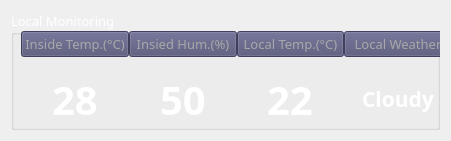
   <widget class="QWidget" name="verticalLayoutWidget">
    <property name="geometry">
     <rect>
      <x>20</x>
      <y>20</y>
      <width>451</width>
      <height>141</height>
     </rect>
    </property>
    <layout class="QVBoxLayout" name="verticalLayout">
     <item>
      <widget class="QGroupBox" name="local_monitoring">
       <property name="enabled">
        <bool>true</bool>
       </property>
       <property name="palette">
        <palette>
         <active>
          <colorrole role="WindowText">
           <brush brushstyle="SolidPattern">
            <color alpha="255">
             <red>255</red>
             <green>255</green>
             <blue>255</blue>
            </color>
           </brush>
          </colorrole>
          <colorrole role="Button">
           <brush brushstyle="SolidPattern">
            <color alpha="255">
             <red>85</red>
             <green>85</green>
             <blue>127</blue>
            </color>
           </brush>
          </colorrole>
          <colorrole role="Light">
           <brush brushstyle="SolidPattern">
            <color alpha="255">
             <red>127</red>
             <green>127</green>
             <blue>190</blue>
            </color>
           </brush>
          </colorrole>
          <colorrole role="Midlight">
           <brush brushstyle="SolidPattern">
            <color alpha="255">
             <red>106</red>
             <green>106</green>
             <blue>158</blue>
            </color>
           </brush>
          </colorrole>
          <colorrole role="Dark">
           <brush brushstyle="SolidPattern">
            <color alpha="255">
             <red>42</red>
             <green>42</green>
             <blue>63</blue>
            </color>
           </brush>
          </colorrole>
          <colorrole role="Mid">
           <brush brushstyle="SolidPattern">
            <color alpha="255">
             <red>57</red>
             <green>57</green>
             <blue>85</blue>
            </color>
           </brush>
          </colorrole>
          <colorrole role="Text">
           <brush brushstyle="SolidPattern">
            <color alpha="255">
             <red>255</red>
             <green>255</green>
             <blue>255</blue>
            </color>
           </brush>
          </colorrole>
          <colorrole role="BrightText">
           <brush brushstyle="SolidPattern">
            <color alpha="255">
             <red>255</red>
             <green>255</green>
             <blue>255</blue>
            </color>
           </brush>
          </colorrole>
          <colorrole role="ButtonText">
           <brush brushstyle="SolidPattern">
            <color alpha="255">
             <red>255</red>
             <green>255</green>
             <blue>255</blue>
            </color>
           </brush>
          </colorrole>
          <colorrole role="Base">
           <brush brushstyle="SolidPattern">
            <color alpha="255">
             <red>0</red>
             <green>0</green>
             <blue>0</blue>
            </color>
           </brush>
          </colorrole>
          <colorrole role="Window">
           <brush brushstyle="SolidPattern">
            <color alpha="255">
             <red>85</red>
             <green>85</green>
             <blue>127</blue>
            </color>
           </brush>
          </colorrole>
          <colorrole role="Shadow">
           <brush brushstyle="SolidPattern">
            <color alpha="255">
             <red>0</red>
             <green>0</green>
             <blue>0</blue>
            </color>
           </brush>
          </colorrole>
          <colorrole role="AlternateBase">
           <brush brushstyle="SolidPattern">
            <color alpha="255">
             <red>42</red>
             <green>42</green>
             <blue>63</blue>
            </color>
           </brush>
          </colorrole>
          <colorrole role="ToolTipBase">
           <brush brushstyle="SolidPattern">
            <color alpha="255">
             <red>255</red>
             <green>255</green>
             <blue>220</blue>
            </color>
           </brush>
          </colorrole>
          <colorrole role="ToolTipText">
           <brush brushstyle="SolidPattern">
            <color alpha="255">
             <red>0</red>
             <green>0</green>
             <blue>0</blue>
            </color>
           </brush>
          </colorrole>
          <colorrole role="PlaceholderText">
           <brush brushstyle="SolidPattern">
            <color alpha="128">
             <red>255</red>
             <green>255</green>
             <blue>255</blue>
            </color>
           </brush>
          </colorrole>
         </active>
         <inactive>
          <colorrole role="WindowText">
           <brush brushstyle="SolidPattern">
            <color alpha="255">
             <red>255</red>
             <green>255</green>
             <blue>255</blue>
            </color>
           </brush>
          </colorrole>
          <colorrole role="Button">
           <brush brushstyle="SolidPattern">
            <color alpha="255">
             <red>85</red>
             <green>85</green>
             <blue>127</blue>
            </color>
           </brush>
          </colorrole>
          <colorrole role="Light">
           <brush brushstyle="SolidPattern">
            <color alpha="255">
             <red>127</red>
             <green>127</green>
             <blue>190</blue>
            </color>
           </brush>
          </colorrole>
          <colorrole role="Midlight">
           <brush brushstyle="SolidPattern">
            <color alpha="255">
             <red>106</red>
             <green>106</green>
             <blue>158</blue>
            </color>
           </brush>
          </colorrole>
          <colorrole role="Dark">
           <brush brushstyle="SolidPattern">
            <color alpha="255">
             <red>42</red>
             <green>42</green>
             <blue>63</blue>
            </color>
           </brush>
          </colorrole>
          <colorrole role="Mid">
           <brush brushstyle="SolidPattern">
            <color alpha="255">
             <red>57</red>
             <green>57</green>
             <blue>85</blue>
            </color>
           </brush>
          </colorrole>
          <colorrole role="Text">
           <brush brushstyle="SolidPattern">
            <color alpha="255">
             <red>255</red>
             <green>255</green>
             <blue>255</blue>
            </color>
           </brush>
          </colorrole>
          <colorrole role="BrightText">
           <brush brushstyle="SolidPattern">
            <color alpha="255">
             <red>255</red>
             <green>255</green>
             <blue>255</blue>
            </color>
           </brush>
          </colorrole>
          <colorrole role="ButtonText">
           <brush brushstyle="SolidPattern">
            <color alpha="255">
             <red>255</red>
             <green>255</green>
             <blue>255</blue>
            </color>
           </brush>
          </colorrole>
          <colorrole role="Base">
           <brush brushstyle="SolidPattern">
            <color alpha="255">
             <red>0</red>
             <green>0</green>
             <blue>0</blue>
            </color>
           </brush>
          </colorrole>
          <colorrole role="Window">
           <brush brushstyle="SolidPattern">
            <color alpha="255">
             <red>85</red>
             <green>85</green>
             <blue>127</blue>
            </color>
           </brush>
          </colorrole>
          <colorrole role="Shadow">
           <brush brushstyle="SolidPattern">
            <color alpha="255">
             <red>0</red>
             <green>0</green>
             <blue>0</blue>
            </color>
           </brush>
          </colorrole>
          <colorrole role="AlternateBase">
           <brush brushstyle="SolidPattern">
            <color alpha="255">
             <red>42</red>
             <green>42</green>
             <blue>63</blue>
            </color>
           </brush>
          </colorrole>
          <colorrole role="ToolTipBase">
           <brush brushstyle="SolidPattern">
            <color alpha="255">
             <red>255</red>
             <green>255</green>
             <blue>220</blue>
            </color>
           </brush>
          </colorrole>
          <colorrole role="ToolTipText">
           <brush brushstyle="SolidPattern">
            <color alpha="255">
             <red>0</red>
             <green>0</green>
             <blue>0</blue>
            </color>
           </brush>
          </colorrole>
          <colorrole role="PlaceholderText">
           <brush brushstyle="SolidPattern">
            <color alpha="128">
             <red>255</red>
             <green>255</green>
             <blue>255</blue>
            </color>
           </brush>
          </colorrole>
         </inactive>
         <disabled>
          <colorrole role="WindowText">
           <brush brushstyle="SolidPattern">
            <color alpha="255">
             <red>42</red>
             <green>42</green>
             <blue>63</blue>
            </color>
           </brush>
          </colorrole>
          <colorrole role="Button">
           <brush brushstyle="SolidPattern">
            <color alpha="255">
             <red>85</red>
             <green>85</green>
             <blue>127</blue>
            </color>
           </brush>
          </colorrole>
          <colorrole role="Light">
           <brush brushstyle="SolidPattern">
            <color alpha="255">
             <red>127</red>
             <green>127</green>
             <blue>190</blue>
            </color>
           </brush>
          </colorrole>
          <colorrole role="Midlight">
           <brush brushstyle="SolidPattern">
            <color alpha="255">
             <red>106</red>
             <green>106</green>
             <blue>158</blue>
            </color>
           </brush>
          </colorrole>
          <colorrole role="Dark">
           <brush brushstyle="SolidPattern">
            <color alpha="255">
             <red>42</red>
             <green>42</green>
             <blue>63</blue>
            </color>
           </brush>
          </colorrole>
          <colorrole role="Mid">
           <brush brushstyle="SolidPattern">
            <color alpha="255">
             <red>57</red>
             <green>57</green>
             <blue>85</blue>
            </color>
           </brush>
          </colorrole>
          <colorrole role="Text">
           <brush brushstyle="SolidPattern">
            <color alpha="255">
             <red>42</red>
             <green>42</green>
             <blue>63</blue>
            </color>
           </brush>
          </colorrole>
          <colorrole role="BrightText">
           <brush brushstyle="SolidPattern">
            <color alpha="255">
             <red>255</red>
             <green>255</green>
             <blue>255</blue>
            </color>
           </brush>
          </colorrole>
          <colorrole role="ButtonText">
           <brush brushstyle="SolidPattern">
            <color alpha="255">
             <red>42</red>
             <green>42</green>
             <blue>63</blue>
            </color>
           </brush>
          </colorrole>
          <colorrole role="Base">
           <brush brushstyle="SolidPattern">
            <color alpha="255">
             <red>85</red>
             <green>85</green>
             <blue>127</blue>
            </color>
           </brush>
          </colorrole>
          <colorrole role="Window">
           <brush brushstyle="SolidPattern">
            <color alpha="255">
             <red>85</red>
             <green>85</green>
             <blue>127</blue>
            </color>
           </brush>
          </colorrole>
          <colorrole role="Shadow">
           <brush brushstyle="SolidPattern">
            <color alpha="255">
             <red>0</red>
             <green>0</green>
             <blue>0</blue>
            </color>
           </brush>
          </colorrole>
          <colorrole role="AlternateBase">
           <brush brushstyle="SolidPattern">
            <color alpha="255">
             <red>85</red>
             <green>85</green>
             <blue>127</blue>
            </color>
           </brush>
          </colorrole>
          <colorrole role="ToolTipBase">
           <brush brushstyle="SolidPattern">
            <color alpha="255">
             <red>255</red>
             <green>255</green>
             <blue>220</blue>
            </color>
           </brush>
          </colorrole>
          <colorrole role="ToolTipText">
           <brush brushstyle="SolidPattern">
            <color alpha="255">
             <red>0</red>
             <green>0</green>
             <blue>0</blue>
            </color>
           </brush>
          </colorrole>
          <colorrole role="PlaceholderText">
           <brush brushstyle="SolidPattern">
            <color alpha="128">
             <red>255</red>
             <green>255</green>
             <blue>255</blue>
            </color>
           </brush>
          </colorrole>
         </disabled>
        </palette>
       </property>
       <property name="font">
        <font>
         <family>Yu Gothic</family>
         <pointsize>10</pointsize>
        </font>
       </property>
       <property name="title">
        <string>Local Monitoring</string>
       </property>
       <widget class="QWidget" name="horizontalLayoutWidget">
        <property name="geometry">
         <rect>
          <x>10</x>
          <y>20</y>
          <width>431</width>
          <height>111</height>
         </rect>
        </property>
        <layout class="QHBoxLayout" name="horizontalLayout" stretch="1,1,1,1">
         <property name="spacing">
          <number>0</number>
         </property>
         <property name="sizeConstraint">
          <enum>QLayout::SetDefaultConstraint</enum>
         </property>
         <item>
          <layout class="QVBoxLayout" name="verticalLayout_2" stretch="1,0">
           <item>
            <widget class="QPushButton" name="insideTemp_index">
             <property name="enabled">
              <bool>false</bool>
             </property>
             <property name="palette">
              <palette>
               <active>
                <colorrole role="WindowText">
                 <brush brushstyle="SolidPattern">
                  <color alpha="255">
                   <red>168</red>
                   <green>168</green>
                   <blue>168</blue>
                  </color>
                 </brush>
                </colorrole>
                <colorrole role="Button">
                 <brush brushstyle="SolidPattern">
                  <color alpha="255">
                   <red>78</red>
                   <green>78</green>
                   <blue>115</blue>
                  </color>
                 </brush>
                </colorrole>
                <colorrole role="Text">
                 <brush brushstyle="SolidPattern">
                  <color alpha="255">
                   <red>168</red>
                   <green>168</green>
                   <blue>168</blue>
                  </color>
                 </brush>
                </colorrole>
                <colorrole role="ButtonText">
                 <brush brushstyle="SolidPattern">
                  <color alpha="255">
                   <red>168</red>
                   <green>168</green>
                   <blue>168</blue>
                  </color>
                 </brush>
                </colorrole>
                <colorrole role="Base">
                 <brush brushstyle="SolidPattern">
                  <color alpha="255">
                   <red>78</red>
                   <green>78</green>
                   <blue>115</blue>
                  </color>
                 </brush>
                </colorrole>
                <colorrole role="Window">
                 <brush brushstyle="SolidPattern">
                  <color alpha="255">
                   <red>78</red>
                   <green>78</green>
                   <blue>115</blue>
                  </color>
                 </brush>
                </colorrole>
                <colorrole role="PlaceholderText">
                 <brush brushstyle="SolidPattern">
                  <color alpha="128">
                   <red>168</red>
                   <green>168</green>
                   <blue>168</blue>
                  </color>
                 </brush>
                </colorrole>
               </active>
               <inactive>
                <colorrole role="WindowText">
                 <brush brushstyle="SolidPattern">
                  <color alpha="255">
                   <red>168</red>
                   <green>168</green>
                   <blue>168</blue>
                  </color>
                 </brush>
                </colorrole>
                <colorrole role="Button">
                 <brush brushstyle="SolidPattern">
                  <color alpha="255">
                   <red>78</red>
                   <green>78</green>
                   <blue>115</blue>
                  </color>
                 </brush>
                </colorrole>
                <colorrole role="Text">
                 <brush brushstyle="SolidPattern">
                  <color alpha="255">
                   <red>168</red>
                   <green>168</green>
                   <blue>168</blue>
                  </color>
                 </brush>
                </colorrole>
                <colorrole role="ButtonText">
                 <brush brushstyle="SolidPattern">
                  <color alpha="255">
                   <red>168</red>
                   <green>168</green>
                   <blue>168</blue>
                  </color>
                 </brush>
                </colorrole>
                <colorrole role="Base">
                 <brush brushstyle="SolidPattern">
                  <color alpha="255">
                   <red>78</red>
                   <green>78</green>
                   <blue>115</blue>
                  </color>
                 </brush>
                </colorrole>
                <colorrole role="Window">
                 <brush brushstyle="SolidPattern">
                  <color alpha="255">
                   <red>78</red>
                   <green>78</green>
                   <blue>115</blue>
                  </color>
                 </brush>
                </colorrole>
                <colorrole role="PlaceholderText">
                 <brush brushstyle="SolidPattern">
                  <color alpha="128">
                   <red>168</red>
                   <green>168</green>
                   <blue>168</blue>
                  </color>
                 </brush>
                </colorrole>
               </inactive>
               <disabled>
                <colorrole role="WindowText">
                 <brush brushstyle="SolidPattern">
                  <color alpha="255">
                   <red>168</red>
                   <green>168</green>
                   <blue>168</blue>
                  </color>
                 </brush>
                </colorrole>
                <colorrole role="Button">
                 <brush brushstyle="SolidPattern">
                  <color alpha="255">
                   <red>78</red>
                   <green>78</green>
                   <blue>115</blue>
                  </color>
                 </brush>
                </colorrole>
                <colorrole role="Text">
                 <brush brushstyle="SolidPattern">
                  <color alpha="255">
                   <red>168</red>
                   <green>168</green>
                   <blue>168</blue>
                  </color>
                 </brush>
                </colorrole>
                <colorrole role="ButtonText">
                 <brush brushstyle="SolidPattern">
                  <color alpha="255">
                   <red>168</red>
                   <green>168</green>
                   <blue>168</blue>
                  </color>
                 </brush>
                </colorrole>
                <colorrole role="Base">
                 <brush brushstyle="SolidPattern">
                  <color alpha="255">
                   <red>78</red>
                   <green>78</green>
                   <blue>115</blue>
                  </color>
                 </brush>
                </colorrole>
                <colorrole role="Window">
                 <brush brushstyle="SolidPattern">
                  <color alpha="255">
                   <red>78</red>
                   <green>78</green>
                   <blue>115</blue>
                  </color>
                 </brush>
                </colorrole>
                <colorrole role="PlaceholderText">
                 <brush brushstyle="SolidPattern">
                  <color alpha="128">
                   <red>168</red>
                   <green>168</green>
                   <blue>168</blue>
                  </color>
                 </brush>
                </colorrole>
               </disabled>
              </palette>
             </property>
             <property name="styleSheet">
              <string notr="true">background-color : rgb(78, 78, 115);
color : rgb(168, 168, 168)</string>
             </property>
             <property name="text">
              <string>Inside Temp.(°C)</string>
             </property>
            </widget>
           </item>
           <item alignment="Qt::AlignHCenter|Qt::AlignVCenter">
            <widget class="QLabel" name="insideTemp_val">
             <property name="enabled">
              <bool>true</bool>
             </property>
             <property name="font">
              <font>
               <family>Yu Gothic</family>
               <pointsize>30</pointsize>
               <bold>true</bold>
              </font>
             </property>
             <property name="text">
              <string>28</string>
             </property>
            </widget>
           </item>
          </layout>
         </item>
         <item>
          <layout class="QVBoxLayout" name="verticalLayout_3" stretch="0,5">
           <item>
            <widget class="QPushButton" name="insideHum_index">
             <property name="enabled">
              <bool>false</bool>
             </property>
             <property name="styleSheet">
              <string notr="true">background-color : rgb(78, 78, 115);
color : rgb(168, 168, 168)</string>
             </property>
             <property name="text">
              <string>Insied Hum.(%)</string>
             </property>
            </widget>
           </item>
           <item alignment="Qt::AlignHCenter|Qt::AlignVCenter">
            <widget class="QLabel" name="insideHum_val">
             <property name="font">
              <font>
               <family>Yu Gothic</family>
               <pointsize>30</pointsize>
               <bold>true</bold>
              </font>
             </property>
             <property name="text">
              <string>50</string>
             </property>
            </widget>
           </item>
          </layout>
         </item>
         <item>
          <layout class="QVBoxLayout" name="verticalLayout_4" stretch="0,5">
           <item>
            <widget class="QPushButton" name="localTemp_index">
             <property name="enabled">
              <bool>false</bool>
             </property>
             <property name="styleSheet">
              <string notr="true">background-color : rgb(78, 78, 115);
color : rgb(168, 168, 168)</string>
             </property>
             <property name="text">
              <string>Local Temp.(°C)</string>
             </property>
            </widget>
           </item>
           <item alignment="Qt::AlignHCenter|Qt::AlignVCenter">
            <widget class="QLabel" name="localTemp_val">
             <property name="font">
              <font>
               <family>Yu Gothic</family>
               <pointsize>30</pointsize>
               <bold>true</bold>
              </font>
             </property>
             <property name="text">
              <string>22</string>
             </property>
            </widget>
           </item>
          </layout>
         </item>
         <item>
          <layout class="QVBoxLayout" name="verticalLayout_5" stretch="0,5">
           <item>
            <widget class="QPushButton" name="localWeather_index">
             <property name="enabled">
              <bool>false</bool>
             </property>
             <property name="styleSheet">
              <string notr="true">background-color : rgb(78, 78, 115);
color : rgb(168, 168, 168)</string>
             </property>
             <property name="text">
              <string>Local Weather</string>
             </property>
            </widget>
           </item>
           <item alignment="Qt::AlignHCenter|Qt::AlignVCenter">
            <widget class="QLabel" name="localWeather_val">
             <property name="font">
              <font>
               <family>Yu Gothic</family>
               <pointsize>16</pointsize>
               <bold>true</bold>
              </font>
             </property>
             <property name="text">
              <string>Cloudy</string>
             </property>
            </widget>
           </item>
          </layout>
         </item>
        </layout>
       </widget>
      </widget>
     </item>
    </layout>
   </widget>
